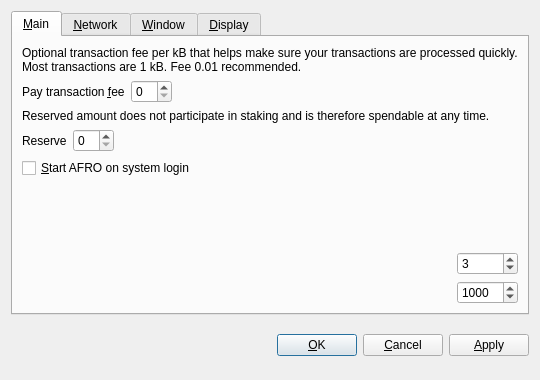
<?xml version="1.0" encoding="UTF-8"?>
<ui version="4.0">
 <class>OptionsDialog</class>
 <widget class="QDialog" name="OptionsDialog">
  <property name="geometry">
   <rect>
    <x>0</x>
    <y>0</y>
    <width>540</width>
    <height>380</height>
   </rect>
  </property>
  <property name="windowTitle">
   <string>Options</string>
  </property>
  <property name="modal">
   <bool>true</bool>
  </property>
  <layout class="QVBoxLayout" name="verticalLayout">
   <item>
    <widget class="QTabWidget" name="tabWidget">
     <property name="tabPosition">
      <enum>QTabWidget::North</enum>
     </property>
     <property name="currentIndex">
      <number>0</number>
     </property>
     <widget class="QWidget" name="tabMain">
      <attribute name="title">
       <string>&amp;Main</string>
      </attribute>
      <layout class="QGridLayout" name="gridLayout">
       <item row="0" column="0" colspan="2">
        <widget class="QLabel" name="transactionFeeInfoLabel">
         <property name="text">
          <string>Optional transaction fee per kB that helps make sure your transactions are processed quickly. Most transactions are 1 kB. Fee 0.01 recommended.</string>
         </property>
         <property name="textFormat">
          <enum>Qt::PlainText</enum>
         </property>
         <property name="wordWrap">
          <bool>true</bool>
         </property>
        </widget>
       </item>
       <item row="1" column="0">
        <layout class="QHBoxLayout" name="horizontalLayoutFee">
         <item>
          <widget class="QLabel" name="transactionFeeLabel">
           <property name="text">
            <string>Pay transaction &amp;fee</string>
           </property>
           <property name="textFormat">
            <enum>Qt::PlainText</enum>
           </property>
           <property name="buddy">
            <cstring>transactionFee</cstring>
           </property>
          </widget>
         </item>
         <item>
          <widget class="BitcoinAmountField" name="transactionFee"/>
         </item>
         <item>
          <spacer name="horizontalSpacerFee">
           <property name="orientation">
            <enum>Qt::Horizontal</enum>
           </property>
           <property name="sizeHint" stdset="0">
            <size>
             <width>40</width>
             <height>20</height>
            </size>
           </property>
          </spacer>
         </item>
        </layout>
       </item>
       <item row="2" column="0" colspan="2">
        <widget class="QLabel" name="reserveBalanceInfoLabel">
         <property name="text">
          <string>Reserved amount does not participate in staking and is therefore spendable at any time.</string>
         </property>
         <property name="textFormat">
          <enum>Qt::PlainText</enum>
         </property>
         <property name="wordWrap">
          <bool>true</bool>
         </property>
        </widget>
       </item>
       <item row="3" column="0">
        <layout class="QHBoxLayout" name="horizontalLayoutReserveBalance">
         <item>
          <widget class="QLabel" name="reserveBalanceLabel">
           <property name="text">
            <string>Reserve</string>
           </property>
           <property name="textFormat">
            <enum>Qt::PlainText</enum>
           </property>
           <property name="buddy">
            <cstring>reserveBalance</cstring>
           </property>
          </widget>
         </item>
         <item>
          <widget class="BitcoinAmountField" name="reserveBalance"/>
         </item>
         <item>
          <spacer name="horizontalSpacerReserveBalance">
           <property name="orientation">
            <enum>Qt::Horizontal</enum>
           </property>
           <property name="sizeHint" stdset="0">
            <size>
             <width>40</width>
             <height>20</height>
            </size>
           </property>
          </spacer>
         </item>
        </layout>
       </item>
       <item row="4" column="0">
        <widget class="QCheckBox" name="bitcoinAtStartup">
         <property name="toolTip">
          <string>Automatically start AFRO after logging in to the system.</string>
         </property>
         <property name="text">
          <string>&amp;Start AFRO on system login</string>
         </property>
        </widget>
       </item>
       <item row="5" column="0">
        <spacer name="verticalSpacer_Main">
         <property name="orientation">
          <enum>Qt::Vertical</enum>
         </property>
         <property name="sizeHint" stdset="0">
          <size>
           <width>20</width>
           <height>40</height>
          </size>
         </property>
        </spacer>
       </item>
       <item row="6" column="0">
        <widget class="QLabel" name="label">
         <property name="toolTip">
          <string>&lt;html&gt;&lt;head/&gt;&lt;body&gt;&lt;p&gt;This setting determines the amount of individual masternodes that an input will be anonymized through. More rounds of anonymization gives a higher degree of privacy, but also costs more in fees.&lt;/p&gt;&lt;/body&gt;&lt;/html&gt;</string>
         </property>
		<!-- darksend disabled -->
         <!-- property name="text">
          <string>Darksend rounds to use</string>
         </property -->
        </widget>
       </item>
       <item row="6" column="1">
        <widget class="QSpinBox" name="darksendRounds">
         <property name="minimum">
          <number>2</number>
         </property>
         <property name="maximum">
          <number>16</number>
         </property>
         <property name="value">
          <number>3</number>
         </property>
        </widget>
       </item>
       <item row="7" column="0">
        <widget class="QLabel" name="label_2">
         <property name="toolTip">
          <string>This amount acts as a threshold to turn off Darksend once it's reached.</string>
         </property>
         <property name="statusTip">
          <string notr="true"/>
         </property>
         <property name="whatsThis">
          <string notr="true"/>
         </property>
         <property name="accessibleName">
          <string notr="true"/>
         </property>
         <property name="accessibleDescription">
          <string notr="true"/>
         </property>
		<!-- darksend disabled -->
         <!--property name="text">
          <string>Amount of AFRO to keep anonymized</string>
         </property -->
        </widget>
       </item>
       <item row="7" column="1">
        <widget class="QSpinBox" name="anonymizeAFRO">
         <property name="minimum">
          <number>30</number>
         </property>
         <property name="maximum">
          <number>10000</number>
         </property>
         <property name="singleStep">
          <number>10</number>
         </property>
         <property name="value">
          <number>1000</number>
         </property>
        </widget>
       </item>
      </layout>
     </widget>
     <widget class="QWidget" name="tabNetwork">
      <attribute name="title">
       <string>&amp;Network</string>
      </attribute>
      <layout class="QVBoxLayout" name="verticalLayout_Network">
       <item>
        <widget class="QCheckBox" name="mapPortUpnp">
         <property name="toolTip">
          <string>Automatically open the AFRO client port on the router. This only works when your router supports UPnP and it is enabled.</string>
         </property>
         <property name="text">
          <string>Map port using &amp;UPnP</string>
         </property>
        </widget>
       </item>
       <item>
        <widget class="QCheckBox" name="connectSocks">
         <property name="toolTip">
          <string>Connect to the AFRO network through a SOCKS5 proxy (e.g. when connecting through Tor).</string>
         </property>
         <property name="text">
          <string>&amp;Connect through SOCKS5 proxy:</string>
         </property>
        </widget>
       </item>
       <item>
        <layout class="QHBoxLayout" name="horizontalLayout_Network">
         <item>
          <widget class="QLabel" name="proxyIpLabel">
           <property name="text">
            <string>Proxy &amp;IP:</string>
           </property>
           <property name="textFormat">
            <enum>Qt::PlainText</enum>
           </property>
           <property name="buddy">
            <cstring>proxyIp</cstring>
           </property>
          </widget>
         </item>
         <item>
          <widget class="QValidatedLineEdit" name="proxyIp">
           <property name="maximumSize">
            <size>
             <width>140</width>
             <height>16777215</height>
            </size>
           </property>
           <property name="toolTip">
            <string>IP address of the proxy (e.g. 127.0.0.1)</string>
           </property>
          </widget>
         </item>
         <item>
          <widget class="QLabel" name="proxyPortLabel">
           <property name="text">
            <string>&amp;Port:</string>
           </property>
           <property name="textFormat">
            <enum>Qt::PlainText</enum>
           </property>
           <property name="buddy">
            <cstring>proxyPort</cstring>
           </property>
          </widget>
         </item>
         <item>
          <widget class="QLineEdit" name="proxyPort">
           <property name="maximumSize">
            <size>
             <width>55</width>
             <height>16777215</height>
            </size>
           </property>
           <property name="toolTip">
            <string>Port of the proxy (e.g. 9050)</string>
           </property>
          </widget>
         </item>
         <item>
          <spacer name="horizontalSpacer_Network">
           <property name="orientation">
            <enum>Qt::Horizontal</enum>
           </property>
           <property name="sizeHint" stdset="0">
            <size>
             <width>40</width>
             <height>20</height>
            </size>
           </property>
          </spacer>
         </item>
        </layout>
       </item>
       <item>
        <spacer name="verticalSpacer_Network">
         <property name="orientation">
          <enum>Qt::Vertical</enum>
         </property>
         <property name="sizeHint" stdset="0">
          <size>
           <width>20</width>
           <height>40</height>
          </size>
         </property>
        </spacer>
       </item>
      </layout>
     </widget>
     <widget class="QWidget" name="tabWindow">
      <attribute name="title">
       <string>&amp;Window</string>
      </attribute>
      <layout class="QVBoxLayout" name="verticalLayout_Window">
       <item>
        <widget class="QCheckBox" name="minimizeToTray">
         <property name="toolTip">
          <string>Show only a tray icon after minimizing the window.</string>
         </property>
         <property name="text">
          <string>&amp;Minimize to the tray instead of the taskbar</string>
         </property>
        </widget>
       </item>
       <item>
        <widget class="QCheckBox" name="minimizeOnClose">
         <property name="toolTip">
          <string>Minimize instead of exit the application when the window is closed. When this option is enabled, the application will be closed only after selecting Quit in the menu.</string>
         </property>
         <property name="text">
          <string>M&amp;inimize on close</string>
         </property>
        </widget>
       </item>
       <item>
        <spacer name="verticalSpacer_Window">
         <property name="orientation">
          <enum>Qt::Vertical</enum>
         </property>
         <property name="sizeHint" stdset="0">
          <size>
           <width>20</width>
           <height>40</height>
          </size>
         </property>
        </spacer>
       </item>
      </layout>
     </widget>
     <widget class="QWidget" name="tabDisplay">
      <attribute name="title">
       <string>&amp;Display</string>
      </attribute>
      <layout class="QVBoxLayout" name="verticalLayout_Display">
       <item>
        <layout class="QHBoxLayout" name="horizontalLayout_1_Display">
         <item>
          <widget class="QLabel" name="langLabel">
           <property name="text">
            <string>User Interface &amp;language:</string>
           </property>
           <property name="textFormat">
            <enum>Qt::PlainText</enum>
           </property>
           <property name="buddy">
            <cstring>lang</cstring>
           </property>
          </widget>
         </item>
         <item>
          <widget class="QValueComboBox" name="lang">
           <property name="toolTip">
            <string>The user interface language can be set here. This setting will take effect after restarting AFRO.</string>
           </property>
          </widget>
         </item>
        </layout>
       </item>
       <item>
        <layout class="QHBoxLayout" name="horizontalLayout_2_Display">
         <item>
          <widget class="QLabel" name="unitLabel">
           <property name="text">
            <string>&amp;Unit to show amounts in:</string>
           </property>
           <property name="textFormat">
            <enum>Qt::PlainText</enum>
           </property>
           <property name="buddy">
            <cstring>unit</cstring>
           </property>
          </widget>
         </item>
         <item>
          <widget class="QValueComboBox" name="unit">
           <property name="toolTip">
            <string>Choose the default subdivision unit to show in the interface and when sending coins.</string>
           </property>
          </widget>
         </item>
        </layout>
       </item>
       <item>
        <widget class="QCheckBox" name="coinControlFeatures">
         <property name="toolTip">
          <string>Whether to show coin control features or not.</string>
         </property>
         <property name="text">
          <string>Display coin &amp;control features (experts only!)</string>
         </property>
        </widget>
       </item>
       <item>
        <widget class="QCheckBox" name="useBlackTheme">
         <property name="text">
          <string>Use black visual theme (requires restart)</string>
         </property>
        </widget>
       </item>
       <item>
        <spacer name="verticalSpacer_Display">
         <property name="orientation">
          <enum>Qt::Vertical</enum>
         </property>
         <property name="sizeHint" stdset="0">
          <size>
           <width>20</width>
           <height>40</height>
          </size>
         </property>
        </spacer>
       </item>
      </layout>
     </widget>
    </widget>
   </item>
   <item>
    <layout class="QHBoxLayout" name="horizontalLayout_Buttons">
     <item>
      <spacer name="horizontalSpacer_1">
       <property name="orientation">
        <enum>Qt::Horizontal</enum>
       </property>
       <property name="sizeHint" stdset="0">
        <size>
         <width>40</width>
         <height>48</height>
        </size>
       </property>
      </spacer>
     </item>
     <item>
      <widget class="QLabel" name="statusLabel">
       <property name="font">
        <font>
         <weight>75</weight>
         <bold>true</bold>
        </font>
       </property>
       <property name="text">
        <string/>
       </property>
       <property name="textFormat">
        <enum>Qt::PlainText</enum>
       </property>
       <property name="wordWrap">
        <bool>true</bool>
       </property>
      </widget>
     </item>
     <item>
      <spacer name="horizontalSpacer_2">
       <property name="orientation">
        <enum>Qt::Horizontal</enum>
       </property>
       <property name="sizeHint" stdset="0">
        <size>
         <width>40</width>
         <height>48</height>
        </size>
       </property>
      </spacer>
     </item>
     <item>
      <widget class="QPushButton" name="okButton">
       <property name="text">
        <string>&amp;OK</string>
       </property>
      </widget>
     </item>
     <item>
      <widget class="QPushButton" name="cancelButton">
       <property name="text">
        <string>&amp;Cancel</string>
       </property>
       <property name="autoDefault">
        <bool>false</bool>
       </property>
      </widget>
     </item>
     <item>
      <widget class="QPushButton" name="applyButton">
       <property name="text">
        <string>&amp;Apply</string>
       </property>
       <property name="autoDefault">
        <bool>false</bool>
       </property>
      </widget>
     </item>
    </layout>
   </item>
  </layout>
 </widget>
 <customwidgets>
  <customwidget>
   <class>BitcoinAmountField</class>
   <extends>QSpinBox</extends>
   <header>bitcoinamountfield.h</header>
   <container>1</container>
  </customwidget>
  <customwidget>
   <class>QValueComboBox</class>
   <extends>QComboBox</extends>
   <header>qvaluecombobox.h</header>
  </customwidget>
  <customwidget>
   <class>QValidatedLineEdit</class>
   <extends>QLineEdit</extends>
   <header>qvalidatedlineedit.h</header>
  </customwidget>
 </customwidgets>
 <resources/>
 <connections/>
</ui>
